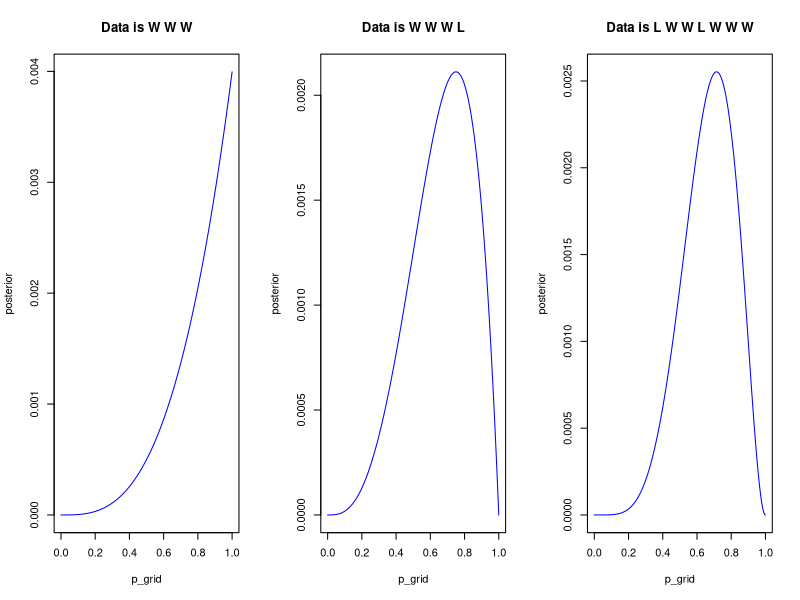
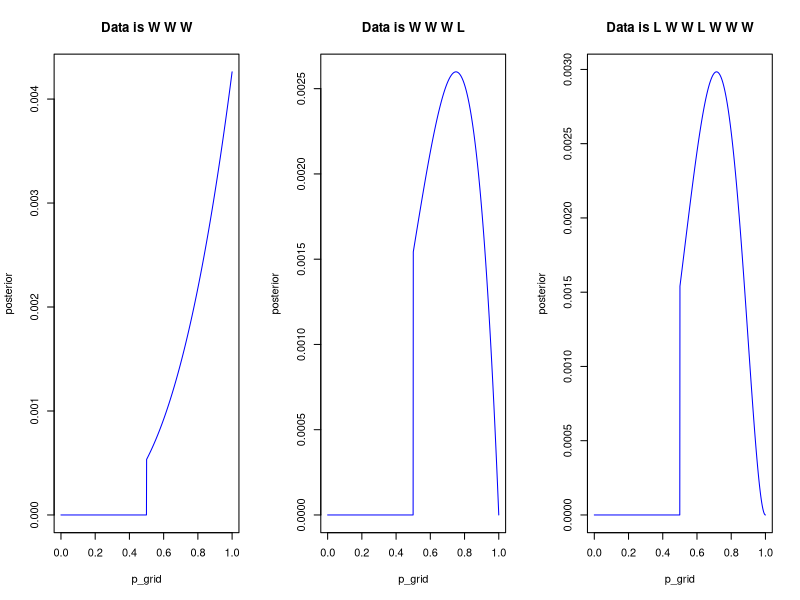

The R script that drew these images, in order:
## ---- chunk 1
p_grid <- seq(from = 0, to = 1, length.out = 1000)
prior <- rep(1, length(p_grid))

par(mfrow = c(1, 3))
# (1) Data is W, W, W
l <- dbinom(3, size = 3, prob = p_grid)
posterior <- l * prior / sum(l * prior)
plot(p_grid, posterior, type = "l", col = "blue", main = "Data is W W W")

# (2) Data is W, W, W, L
l <- dbinom(3, size = 4, prob = p_grid)
posterior <- l * prior / sum(l * prior)
plot(p_grid, posterior, type = "l", col = "blue", main = "Data is W W W L")

# (3) Data is L, W, W, L, W, W, W
l <- dbinom(5, size = 7, prob = p_grid)
posterior <- l * prior / sum(l * prior)
plot(p_grid, posterior, type = "l", col = "blue",
    main = "Data is L W W L W W W")
## ---- chunk 2
p_grid <- seq(from = 0, to = 1, length.out = 1000)
prior <- c(rep(0, length(p_grid) / 2), rep(1, length(p_grid) / 2))

par(mfrow = c(1, 3))
# (1) Data is W, W, W
l <- dbinom(3, size = 3, prob = p_grid)
posterior <- l * prior / sum(l * prior)
plot(p_grid, posterior, type = "l", col = "blue", main = "Data is W W W")

# (2) Data is W, W, W, L
l <- dbinom(3, size = 4, prob = p_grid)
posterior <- l * prior / sum(l * prior)
plot(p_grid, posterior, type = "l", col = "blue", main = "Data is W W W L")

# (3) Data is L, W, W, L, W, W, W
l <- dbinom(5, size = 7, prob = p_grid)
posterior <- l * prior / sum(l * prior)
plot(p_grid, posterior, type = "l", col = "blue",
    main = "Data is L W W L W W W")
